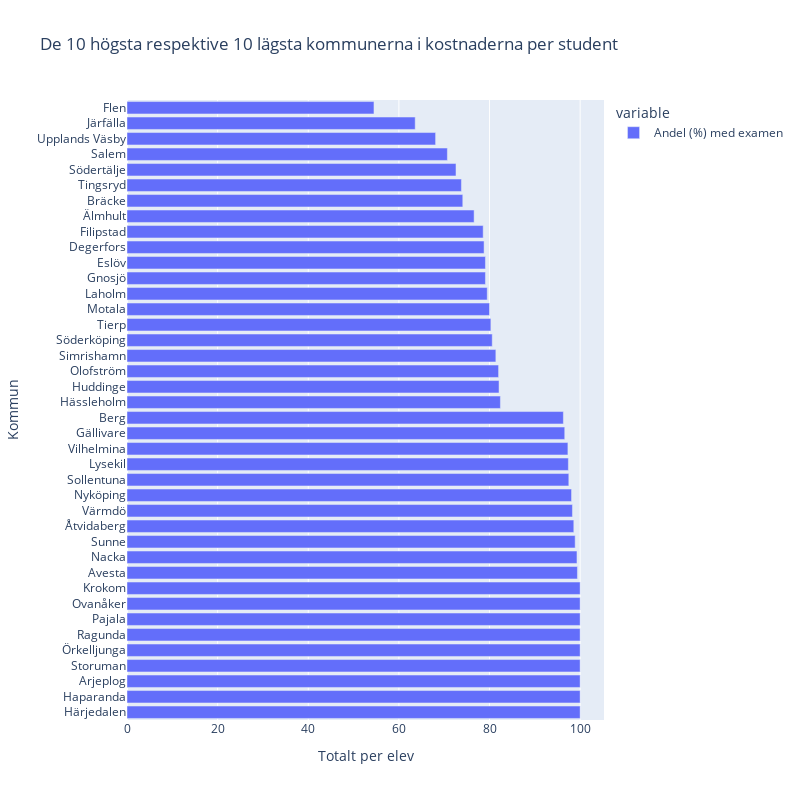

Notebook cell for this chart:
### Code cell
from plotly.subplots import make_subplots
import plotly.graph_objects as go

def read_data3(mysheetname):
    df_tmp=pd.read_excel("./Data/Gymnasieskola - Avgångselever, nationella program (fr.o.m. 2013_14) 2023 Kommun.xlsx", sheet_name=mysheetname, skiprows=8)
    df_tmp=df_tmp[df_tmp['Typ av huvudman']=='Kommunal']
    #df_tmp=df_tmp[df_tmp['Kommun'].isin(selectedlist)]
    df_tmp=df_tmp[df_tmp['Andel (%) med examen']!='.']
    df_tmp=df_tmp[df_tmp['Andel (%) med examen']!='..']
    df_tmp=df_tmp[False == df_tmp['Andel (%) med examen'].isnull()]
    df_tmp['Andel (%) med examen']=df_tmp['Andel (%) med examen'].astype(float)
    df_tmp=df_tmp.sort_values('Andel (%) med examen')
    
    return df_tmp

df_nationella=read_data3('Nationella program')
df_högskf=read_data3('Högskoleförberedande program')
df_yrkes=read_data3('Yrkesprogram')

df_lownat=df_nationella[-20:]
df_topnat=df_nationella[:20]
selectednat=list(df_topnat['Kommun'])+list(df_lownat['Kommun'])
df_sel_nat=df_nationella[df_nationella['Kommun'].isin(selectednat)]
#df_nationella=df_perform[df_perform['Kommun'].isin(list(df_selected['Kommun']))]



fig7 = px.bar(df_sel_nat, y='Kommun', x=['Andel (%) med examen'], 
               title="De 10 högsta respektive 10 lägsta kommunerna i kostnaderna per student",
                barmode='group',
              labels={'Kommun': 'Kommun', 'value':'Totalt per elev'},
              #color = color,
              hover_data={'Kommun': True, 'value': ':5.0f'},
              category_orders={'Kommun':selectednat},
              width=800, height=800)

# ------------------------------- Subplot plotly ----------- from Stackoverflow
# fig8 = make_subplots(rows=1, cols=1)

# fig8.add_trace(
#      go.Bar(x=df_nationella['Kommun'], 
#             y=df_nationella['Andel (%) med examen'],
            #mode="text"
            #text
            #category_orders={'Kommun':selectedlist},
#         x=[1, 2, 3],
#         y=[4, 5, 6],
#         mode="markers+text",
#         text=["Text A", "Text B", "Text C"],
#         textposition="bottom center"
#      ),
#     row=1, col=1
# )

# fig.add_trace(
#     go.Scatter(
#         x=[20, 30, 40],
#         y=[50, 60, 70],
#         mode="markers+text",
#         text=["Text D", "Text E", "Text F"],
#         textposition="bottom center"
#     ),
#     row=1, col=2
# )

# fig.update_layout(height=600, width=800, title_text="Subplots with Annotations")

# fig.show()






fig7.show()

### Figure 1 — Plotly figure (JSON) as saved in the notebook; plotly's stock layout.template omitted (floating-point values rounded to 4 significant figures)
{"data": [{"alignmentgroup": "True", "hovertemplate": "variable=Andel (%) med examen<br>Totalt per elev=%{x:5.0f}<br>Kommun=%{y}<extra></extra>", "legendgroup": "Andel (%) med examen", "marker": {"color": "#636efa", "pattern": {"shape": ""}}, "name": "Andel (%) med examen", "offsetgroup": "Andel (%) med examen", "orientation": "h", "showlegend": true, "textposition": "auto", "type": "bar", "x": [54.5, 63.6, 68.1, 70.7, 72.6, 73.8, 74.1, 76.6, 78.6, 78.8, 79.1, 79.1, 79.5, 80, 80.3, 80.6, 81.4, 82, 82.1, 82.4, 96.3, 96.6, 97.3, 97.4, 97.5, 98.1, 98.3, 98.6, 98.9, 99.3, 99.4, 100, 100, 100, 100, 100, 100, 100, 100, 100], "xaxis": "x", "y": ["Flen", "Järfälla", "Upplands Väsby", "Salem", "Södertälje", "Tingsryd", "Bräcke", "Älmhult", "Filipstad", "Degerfors", "Eslöv", "Gnosjö", "Laholm", "Motala", "Tierp", "Söderköping", "Simrishamn", "Olofström", "Huddinge", "Hässleholm", "Berg", "Gällivare", "Vilhelmina", "Lysekil", "Sollentuna", "Nyköping", "Värmdö", "Åtvidaberg", "Sunne", "Nacka", "Avesta", "Krokom", "Ovanåker", "Pajala", "Ragunda", "Örkelljunga", "Storuman", "Arjeplog", "Haparanda", "Härjedalen"], "yaxis": "y"}], "layout": {"barmode": "group", "height": 800, "legend": {"title": {"text": "variable"}, "tracegroupgap": 0}, "title": {"text": "De 10 högsta respektive 10 lägsta kommunerna i kostnaderna per student"}, "width": 800, "xaxis": {"anchor": "y", "domain": [0, 1], "title": {"text": "Totalt per elev"}}, "yaxis": {"anchor": "x", "categoryarray": ["Härjedalen", "Haparanda", "Arjeplog", "Storuman", "Örkelljunga", "Ragunda", "Pajala", "Ovanåker", "Krokom", "Avesta", "Nacka", "Sunne", "Åtvidaberg", "Värmdö", "Nyköping", "Sollentuna", "Lysekil", "Vilhelmina", "Gällivare", "Berg", "Hässleholm", "Huddinge", "Olofström", "Simrishamn", "Söderköping", "Tierp", "Motala", "Laholm", "Gnosjö", "Eslöv", "Degerfors", "Filipstad", "Älmhult", "Bräcke", "Tingsryd", "Södertälje", "Salem", "Upplands Väsby", "Järfälla", "Flen"], "categoryorder": "array", "domain": [0, 1], "title": {"text": "Kommun"}}}}
